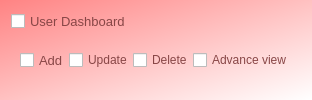
                    <widget class="QFrame" name="users_verticalFrame">
                     <property name="sizePolicy">
                      <sizepolicy hsizetype="Preferred" vsizetype="Fixed">
                       <horstretch>0</horstretch>
                       <verstretch>0</verstretch>
                      </sizepolicy>
                     </property>
                     <property name="styleSheet">
                      <string notr="true">background-color: qlineargradient(spread:pad, x1:0, y1:0, x2:1, y2:1, stop:0 rgba(255, 131, 131, 255), stop:1 rgba(255, 255, 255, 255));
color: rgb(136, 70, 70);</string>
                     </property>
                     <layout class="QVBoxLayout" name="verticalLayout_17">
                      <property name="spacing">
                       <number>0</number>
                      </property>
                      <item>
                       <widget class="QCheckBox" name="user_dashbaord_checkBox">
                        <property name="font">
                         <font>
                          <pointsize>10</pointsize>
                         </font>
                        </property>
                        <property name="styleSheet">
                         <string notr="true">background:none;</string>
                        </property>
                        <property name="text">
                         <string>User Dashboard</string>
                        </property>
                       </widget>
                      </item>
                      <item>
                       <widget class="QFrame" name="horizontalFrame_11">
                        <property name="styleSheet">
                         <string notr="true">QFrame{
background:none;
}
QCheckBox{
background:none;
}</string>
                        </property>
                        <layout class="QHBoxLayout" name="horizontalLayout_22">
                         <property name="spacing">
                          <number>0</number>
                         </property>
                         <item>
                          <widget class="QCheckBox" name="user_dashbaord_checkBox_add">
                           <property name="font">
                            <font>
                             <pointsize>10</pointsize>
                            </font>
                           </property>
                           <property name="text">
                            <string>Add</string>
                           </property>
                          </widget>
                         </item>
                         <item>
                          <widget class="QCheckBox" name="user_dashbaord_checkBox_update">
                           <property name="text">
                            <string>Update</string>
                           </property>
                          </widget>
                         </item>
                         <item>
                          <widget class="QCheckBox" name="user_dashbaord_checkBox_delete">
                           <property name="text">
                            <string>Delete</string>
                           </property>
                          </widget>
                         </item>
                         <item>
                          <widget class="QCheckBox" name="user_dashbaord_checkBox_advanceview">
                           <property name="text">
                            <string>Advance view</string>
                           </property>
                          </widget>
                         </item>
                        </layout>
                       </widget>
                      </item>
                     </layout>
                    </widget>
